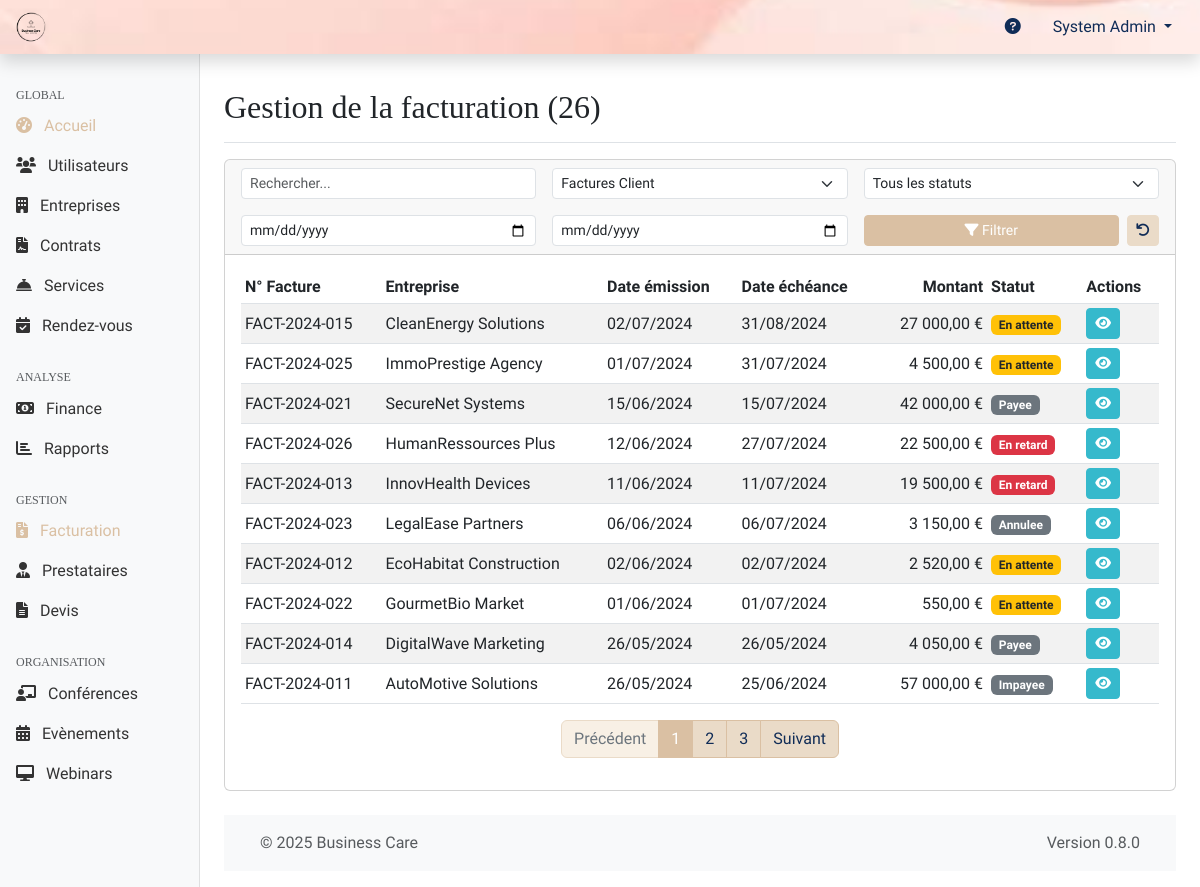
Page /web-admin/modules/billing/index.php (signed in) on the earlier database version.
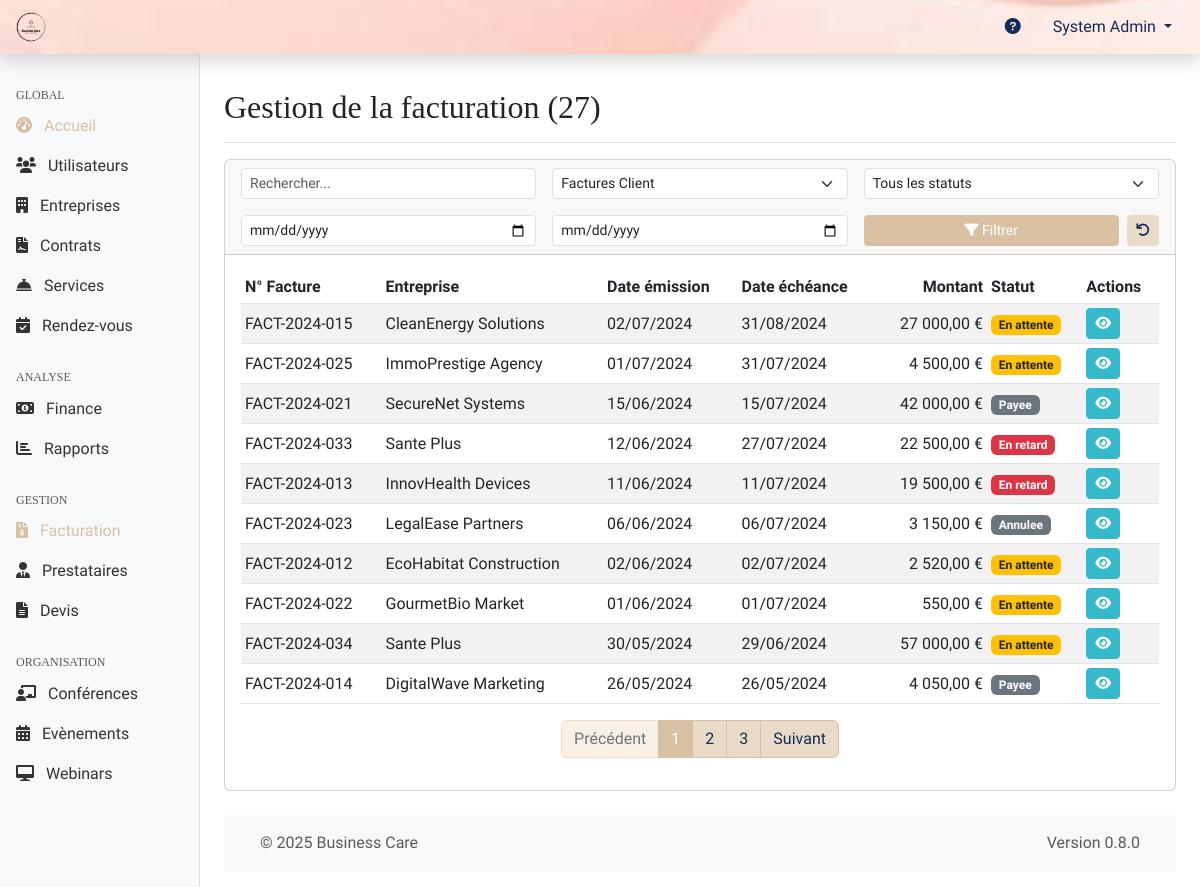
Same page on the later database version.
### tables this page shows
CREATE TABLE factures (
    id INT PRIMARY KEY AUTO_INCREMENT,
    entreprise_id INT NOT NULL,
    devis_id INT,
    numero_facture VARCHAR(50) UNIQUE,
    date_emission DATE NOT NULL,
    date_echeance DATE,
    montant_total DECIMAL(10,2) NOT NULL,
    montant_ht DECIMAL(10,2),
    tva DECIMAL(5,2),
    statut ENUM('en_attente', 'payee', 'annulee', 'retard', 'impayee') DEFAULT 'en_attente',
    mode_paiement ENUM('virement', 'carte', 'prelevement'),
    date_paiement DATETIME NULL,
    created_at TIMESTAMP DEFAULT CURRENT_TIMESTAMP,
    updated_at TIMESTAMP DEFAULT CURRENT_TIMESTAMP ON UPDATE CURRENT_TIMESTAMP,
    FOREIGN KEY (entreprise_id) REFERENCES entreprises(id),
    FOREIGN KEY (devis_id) REFERENCES devis(id) ON DELETE SET NULL,
    INDEX idx_numero (numero_facture),
    INDEX idx_dates (date_emission, date_echeance),
    INDEX idx_statut (statut)
);

CREATE TABLE entreprises (
    id INT PRIMARY KEY AUTO_INCREMENT,
    nom VARCHAR(255) NOT NULL,
    siret VARCHAR(14) UNIQUE,
    adresse TEXT,
    code_postal VARCHAR(10),
    ville VARCHAR(100),
    telephone VARCHAR(20),
    email VARCHAR(255),
    site_web VARCHAR(255),
    logo_url VARCHAR(255),
    taille_entreprise ENUM('1-10', '11-50', '51-200', '201-500', '500+') NULL DEFAULT NULL,
    secteur_activite VARCHAR(100),
    date_creation DATE,
    created_at TIMESTAMP DEFAULT CURRENT_TIMESTAMP,
    updated_at TIMESTAMP DEFAULT CURRENT_TIMESTAMP ON UPDATE CURRENT_TIMESTAMP,
    INDEX idx_siret (siret),
    INDEX idx_ville (ville)
);

### shared/web-admin/db.php (called while the page is built, shortened)
<?php
function getDbConnection()
{
    static $pdo = null;
    if ($pdo === null) {
        $dsn = "mysql:host=" . DB_HOST . ";dbname=" . DB_NAME . ";charset=" . DB_CHARSET;
        $options = [
            PDO::ATTR_ERRMODE => PDO::ERRMODE_EXCEPTION,
            PDO::ATTR_DEFAULT_FETCH_MODE => PDO::FETCH_ASSOC,
            PDO::ATTR_EMULATE_PREPARES => false,
        ];
        try {
            $pdo = new PDO($dsn, DB_USER, DB_PASS, $options);
        } catch (PDOException $e) {
            die("[FAILURE] Connexion à la base de données impossible. Veuillez réessayer plus tard. ERREUR: " . $e->getMessage());
        }
    }
    return $pdo;
}
function executeQuery($sql, $params = [])
{
    try {
        $pdo = getDbConnection();
        $stmt = $pdo->prepare($sql);
        $stmt->execute($params);
        return $stmt;
    } catch (PDOException $e) {
        die("[FAILURE] Impossible d'exécuter la requête: " . $e->getMessage());
    }
}

### shared/web-admin/functions.php (called while the page is built, shortened)
<?php
require_once 'db.php';
function formatDate($date, $format = DEFAULT_DATE_FORMAT)
{
    $timestamp = strtotime($date);
    return date($format, $timestamp);
}
function formatMoney($amount, $currency = DEFAULT_CURRENCY)
{
    return number_format($amount, 2, ',', ' ') . ' ' . $currency;
}
function sanitizeInput($input)
{
    return $input;
}
function getQueryData()
{
    return sanitizeInput($_GET);
}

### web-admin/modules/billing/index.php (the view, shortened to what the rows shown need)
<?php
require_once '../../includes/page_functions/modules/billing.php';
$queryData = getQueryData();
$page = (int)($queryData['page'] ?? 1);
$search = $queryData['search'] ?? '';
$status = $queryData['status'] ?? '';
$type = $queryData['type'] ?? 'client';
$date_from = $queryData['date_from'] ?? '';
$date_to = $queryData['date_to'] ?? '';
$result = null;
if ($type === 'provider') {
    $result = billingGetProviderInvoicesList($page, DEFAULT_ITEMS_PER_PAGE, $search, $status, 0, $date_from, $date_to);
} else {
    $type = 'client';
    $result = billingGetClientInvoicesList($page, DEFAULT_ITEMS_PER_PAGE, $search, $status, $date_from, $date_to);
}
$invoices = $result['items'];
$totalItems = $result['totalItems'];
$pageTitle = "Gestion de la facturation";
include '../../templates/header.php';
?>
<div class="container-fluid">
    <div class="row">
        <main class="col-md-9 ms-sm-auto col-lg-10 px-md-4">
            <div class="d-flex justify-content-between flex-wrap flex-md-nowrap align-items-center pt-3 pb-2 mb-3 border-bottom">
                <h1 class="h2"><?php echo htmlspecialchars($pageTitle) . " (" . $totalItems . ")"; ?></h1>
            </div>
            <div class="card mb-4">
                <div class="card-body">
                    <?php if (!empty($invoices)): ?>
                    <div class="table-responsive">
                        <table class="table table-striped table-hover table-sm align-middle">
                            <thead>
                                <?php if ($type === 'client'): ?>
                                <tr>
                                    <th>N° Facture</th>
                                    <th>Entreprise</th>
                                    <th>Date émission</th>
                                    <th>Date échéance</th>
                                    <th class="text-end">Montant</th>
                                    <th>Statut</th>
                                    <th>Actions</th>
                                </tr>
                                <?php endif; ?>
                            </thead>
                            <tbody>
                                <?php foreach ($invoices as $invoice): ?>
                                    <?php if ($type === 'client'): ?>
                                    <tr>
                                        <td><?php echo htmlspecialchars($invoice['numero_facture']); ?></td>
                                        <td><?php echo htmlspecialchars($invoice['nom_entreprise'] ?? 'N/A'); ?></td>
                                        <td><?php echo formatDate($invoice['date_emission'], 'd/m/Y'); ?></td>
                                        <td><?php echo formatDate($invoice['date_echeance'], 'd/m/Y'); ?></td>
                                        <td class="text-end"><?php echo formatMoney($invoice['montant_total']); ?></td>
                                        <td><?php echo billingGetInvoiceStatusBadge($invoice['statut'], 'client'); ?></td>
                                        <td class="table-actions">
                                            <a href="<?php echo WEBADMIN_URL; ?>/modules/billing/view.php?id=<?php echo $invoice['id']; ?>&type=client" class="btn btn-sm btn-info" data-bs-toggle="tooltip" title="Voir">
                                                <i class="fas fa-eye"></i>
                                            </a>
                                        </td>
                                    </tr>
                                    <?php endif; ?>
                                <?php endforeach; ?>
                            </tbody>
                        </table>
                    </div>
                    <?php endif; ?>
                </div>
            </div>
            <?php include '../../templates/footer.php'; ?>
        </main>
    </div>
</div>

### web-admin/includes/page_functions/modules/billing.php (shortened to what the rows shown need)
<?php
function billingGetClientInvoicesList($page = 1, $perPage = DEFAULT_ITEMS_PER_PAGE, $search = '', $status = '', $date_from = '', $date_to = '') {
    $params = [];
    $conditions = [];
    $whereSql = !empty($conditions) ? "WHERE " . implode(' AND ', $conditions) : '';
    $pdo = getDbConnection();
    $countSql = "SELECT COUNT(f.id)
                 FROM " . TABLE_INVOICES . " f
                 LEFT JOIN " . TABLE_COMPANIES . " e ON f.entreprise_id = e.id
                 {$whereSql}";
    $countStmt = $pdo->prepare($countSql);
    $countStmt->execute($params);
    $totalItems = $countStmt->fetchColumn();
    $totalPages = ceil($totalItems / $perPage);
    $page = max(1, min($page, $totalPages > 0 ? $totalPages : 1));
    $offset = ($page - 1) * $perPage;
    $sql = "SELECT f.*, e.nom as nom_entreprise
            FROM " . TABLE_INVOICES . " f
            LEFT JOIN " . TABLE_COMPANIES . " e ON f.entreprise_id = e.id
            {$whereSql}
            ORDER BY f.date_emission DESC, f.id DESC LIMIT ?, ?";
    $paramsWithPagination = array_merge($params, [$offset, $perPage]);
    $items = executeQuery($sql, $paramsWithPagination)->fetchAll();
    return [
        'items' => $items,
        'currentPage' => $page,
        'totalPages' => $totalPages,
        'totalItems' => $totalItems,
        'perPage' => $perPage
    ];
}
function billingGetInvoiceStatusBadge($status, $type = 'client')
{
    $badgeClass = 'bg-secondary';
    $statusText = ucfirst(str_replace('_', ' ', $status));
    if ($type === 'client') {
        switch ($status) {
            case INVOICE_STATUS_PENDING:
                $badgeClass = 'bg-warning text-dark';
                $statusText = 'En attente';
                break;
            case INVOICE_STATUS_LATE:
                $badgeClass = 'bg-danger';
                $statusText = 'En retard';
                break;
        }
    }
    return '<span class="badge ' . $badgeClass . '">' . htmlspecialchars($statusText) . '</span>';
}
?>

Differences in the rows shown:
no longer on this page (row unchanged): factures: numero_facture "FACT-2024-011", entreprise.nom "AutoMotive Solutions", date_emission "26/05/2024", date_echeance "25/06/2024", montant_total "57 000,00 €", statut "Impayee"
changed factures: numero_facture "FACT-2024-026" → "FACT-2024-033"; entreprise.nom "HumanRessources Plus" → "Sante Plus"
added factures: numero_facture "FACT-2024-034", entreprise.nom "Sante Plus", date_emission "30/05/2024", date_echeance "29/06/2024", montant_total "57 000,00 €", statut "En attente"
Other differences:
$totalItems: "26" → "27"
